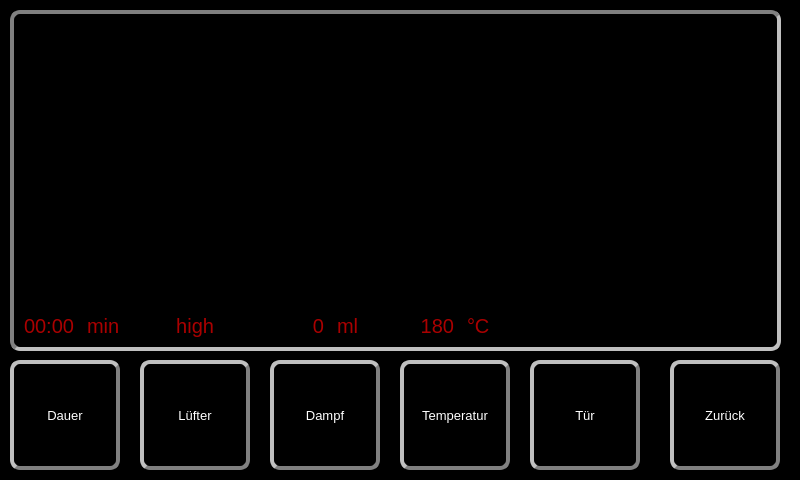
<?xml version="1.0" encoding="UTF-8"?>
<ui version="4.0">
 <class>MainWindow</class>
 <widget class="QMainWindow" name="MainWindow">
  <property name="geometry">
   <rect>
    <x>0</x>
    <y>0</y>
    <width>800</width>
    <height>480</height>
   </rect>
  </property>
  <property name="windowTitle">
   <string>MainWindow</string>
  </property>
  <property name="styleSheet">
   <string notr="true">QWidget {
border: none;
background: black;
 }
QFrame, QToolTip{
background-color: none;
border-style: inset;
border-width: 4px;
border-color: #808080;
border-radius: 10px;
padding: 2px;
color: #FFFFFF;
text-align: right;
font-size: 50px;
 }
QLabel {
border-style: none;
color: #AA0000;
font-size: 20px;
}
QLabel#lb_is_Temp {color: white;font-size: 100px;}


QProgressBar {
}
QProgressBar::Chunk{
background-color: qradialgradient(cx: 0.5, cy: 0.5, radius: 2	, fx: 0.5, fy: 1.5, stop: 0 rgba(255,30,30,255), stop: 0.2 rgba(255,30,30,255), stop: 0.3 rgba(255,30,30,60));
}

QToolButton{
background-color: qradialgradient(cx: 0.5, cy: 0.5, radius: 2	, fx: 0.5, fy: 1.5, stop: 0 rgba(255,30,30,255), stop: 0.2 rgba(255,30,30,144), stop: 0.3 rgba(255,30,30,32));
border-style: outset;
border-width: 4px;
border-color: #808080;
border-radius: 10px;
padding: 15px;
color: #FFFFFF;
text-align: right;
font-size: 13px;
background-repeat: no-repeat;
background-position: center center;
 }
QToolButton:hover{
background-color: qradialgradient(cx: 0.5, cy: 0.5, radius: 2	, fx: 0.5, fy: 1, stop: 0 rgba(255,30,30,255), stop: 0.2 rgba(255,30,30,144), stop: 0.3 rgba(255,30,30,32));
border-style: inset; }
QToolButton:pressed{
background-color: qradialgradient(cx: 0.5, cy: 0.5, radius: 2	, fx: 0.5, fy: 1, stop: 0 rgba(255,30,30,255), stop: 0.2 rgba(255,30,30,144), stop: 0.3 rgba(255,30,30,32));
border-style: inset;}




</string>
  </property>
  <property name="iconSize">
   <size>
    <width>100</width>
    <height>100</height>
   </size>
  </property>
  <widget class="QWidget" name="centralwidget">
   <widget class="QFrame" name="frame">
    <property name="geometry">
     <rect>
      <x>10</x>
      <y>10</y>
      <width>771</width>
      <height>341</height>
     </rect>
    </property>
    <property name="frameShape">
     <enum>QFrame::StyledPanel</enum>
    </property>
    <property name="frameShadow">
     <enum>QFrame::Raised</enum>
    </property>
    <widget class="QLabel" name="lb_tg_temp">
     <property name="geometry">
      <rect>
       <x>400</x>
       <y>290</y>
       <width>51</width>
       <height>51</height>
      </rect>
     </property>
     <property name="text">
      <string>180</string>
     </property>
     <property name="alignment">
      <set>Qt::AlignRight|Qt::AlignTrailing|Qt::AlignVCenter</set>
     </property>
    </widget>
    <widget class="QLabel" name="lb_tg_durcance">
     <property name="geometry">
      <rect>
       <x>0</x>
       <y>290</y>
       <width>71</width>
       <height>51</height>
      </rect>
     </property>
     <property name="text">
      <string>00:00</string>
     </property>
     <property name="alignment">
      <set>Qt::AlignRight|Qt::AlignTrailing|Qt::AlignVCenter</set>
     </property>
    </widget>
    <widget class="QLabel" name="lb_tg_steam">
     <property name="geometry">
      <rect>
       <x>280</x>
       <y>290</y>
       <width>41</width>
       <height>51</height>
      </rect>
     </property>
     <property name="text">
      <string>0</string>
     </property>
     <property name="alignment">
      <set>Qt::AlignRight|Qt::AlignTrailing|Qt::AlignVCenter</set>
     </property>
    </widget>
    <widget class="QLabel" name="lb_tg_speed">
     <property name="geometry">
      <rect>
       <x>150</x>
       <y>290</y>
       <width>61</width>
       <height>51</height>
      </rect>
     </property>
     <property name="text">
      <string>high</string>
     </property>
     <property name="alignment">
      <set>Qt::AlignRight|Qt::AlignTrailing|Qt::AlignVCenter</set>
     </property>
    </widget>
    <widget class="CircProgress" name="time" native="true">
     <property name="geometry">
      <rect>
       <x>60</x>
       <y>20</y>
       <width>275</width>
       <height>275</height>
      </rect>
     </property>
    </widget>
    <widget class="CircProgress" name="temp" native="true">
     <property name="geometry">
      <rect>
       <x>440</x>
       <y>20</y>
       <width>275</width>
       <height>275</height>
      </rect>
     </property>
    </widget>
    <widget class="QLabel" name="lb_tg_durcance_2">
     <property name="geometry">
      <rect>
       <x>70</x>
       <y>290</y>
       <width>71</width>
       <height>51</height>
      </rect>
     </property>
     <property name="text">
      <string>min</string>
     </property>
     <property name="alignment">
      <set>Qt::AlignLeading|Qt::AlignLeft|Qt::AlignVCenter</set>
     </property>
    </widget>
    <widget class="QLabel" name="lb_tg_durcance_3">
     <property name="geometry">
      <rect>
       <x>320</x>
       <y>290</y>
       <width>71</width>
       <height>51</height>
      </rect>
     </property>
     <property name="text">
      <string>ml</string>
     </property>
     <property name="alignment">
      <set>Qt::AlignLeading|Qt::AlignLeft|Qt::AlignVCenter</set>
     </property>
    </widget>
    <widget class="QLabel" name="lb_tg_durcance_4">
     <property name="geometry">
      <rect>
       <x>450</x>
       <y>290</y>
       <width>71</width>
       <height>51</height>
      </rect>
     </property>
     <property name="text">
      <string>°C</string>
     </property>
     <property name="alignment">
      <set>Qt::AlignLeading|Qt::AlignLeft|Qt::AlignVCenter</set>
     </property>
    </widget>
   </widget>
   <widget class="QToolButton" name="steamButton">
    <property name="geometry">
     <rect>
      <x>270</x>
      <y>360</y>
      <width>110</width>
      <height>110</height>
     </rect>
    </property>
    <property name="styleSheet">
     <string notr="true">QPushButton:hover{
background-color: qradialgradient(cx: 0.5, cy: 0.5, radius: 2	, fx: 0.5, fy: 1, stop: 0 rgba(255,30,30,255), stop: 0.2 rgba(255,30,30,144), stop: 0.3 rgba(255,30,30,32));
border-style: inset; }
QPushButton:pressed{
background-color: qradialgradient(cx: 0.5, cy: 0.5, radius: 2	, fx: 0.5, fy: 1, stop: 0 rgba(255,30,30,255), stop: 0.2 rgba(255,30,30,144), stop: 0.3 rgba(255,30,30,32));
border-style: inset;}
</string>
    </property>
    <property name="text">
     <string>Dampf</string>
    </property>
    <property name="icon">
     <iconset>
      <normaloff>img/steam.png</normaloff>img/steam.png</iconset>
    </property>
    <property name="iconSize">
     <size>
      <width>50</width>
      <height>50</height>
     </size>
    </property>
    <property name="toolButtonStyle">
     <enum>Qt::ToolButtonTextUnderIcon</enum>
    </property>
   </widget>
   <widget class="QToolButton" name="backButton">
    <property name="geometry">
     <rect>
      <x>670</x>
      <y>360</y>
      <width>110</width>
      <height>110</height>
     </rect>
    </property>
    <property name="styleSheet">
     <string notr="true">QPushButton:hover{
background-color: qradialgradient(cx: 0.5, cy: 0.5, radius: 2	, fx: 0.5, fy: 1, stop: 0 rgba(255,30,30,255), stop: 0.2 rgba(255,30,30,144), stop: 0.3 rgba(255,30,30,32));
border-style: inset; }
QPushButton:pressed{
background-color: qradialgradient(cx: 0.5, cy: 0.5, radius: 2	, fx: 0.5, fy: 1, stop: 0 rgba(255,30,30,255), stop: 0.2 rgba(255,30,30,144), stop: 0.3 rgba(255,30,30,32));
border-style: inset;}
</string>
    </property>
    <property name="text">
     <string>Zurück</string>
    </property>
    <property name="iconSize">
     <size>
      <width>50</width>
      <height>50</height>
     </size>
    </property>
    <property name="toolButtonStyle">
     <enum>Qt::ToolButtonTextUnderIcon</enum>
    </property>
   </widget>
   <widget class="QToolButton" name="speedButton">
    <property name="geometry">
     <rect>
      <x>140</x>
      <y>360</y>
      <width>110</width>
      <height>110</height>
     </rect>
    </property>
    <property name="styleSheet">
     <string notr="true">QPushButton:hover{
background-color: qradialgradient(cx: 0.5, cy: 0.5, radius: 2	, fx: 0.5, fy: 1, stop: 0 rgba(255,30,30,255), stop: 0.2 rgba(255,30,30,144), stop: 0.3 rgba(255,30,30,32));
border-style: inset; }
QPushButton:pressed{
background-color: qradialgradient(cx: 0.5, cy: 0.5, radius: 2	, fx: 0.5, fy: 1, stop: 0 rgba(255,30,30,255), stop: 0.2 rgba(255,30,30,144), stop: 0.3 rgba(255,30,30,32));
border-style: inset;}
</string>
    </property>
    <property name="text">
     <string>Lüfter</string>
    </property>
    <property name="icon">
     <iconset>
      <normaloff>img/speed.png</normaloff>img/speed.png</iconset>
    </property>
    <property name="iconSize">
     <size>
      <width>50</width>
      <height>50</height>
     </size>
    </property>
    <property name="toolButtonStyle">
     <enum>Qt::ToolButtonTextUnderIcon</enum>
    </property>
   </widget>
   <widget class="QToolButton" name="timeButton">
    <property name="geometry">
     <rect>
      <x>10</x>
      <y>360</y>
      <width>110</width>
      <height>110</height>
     </rect>
    </property>
    <property name="styleSheet">
     <string notr="true">QPushButton:hover{
background-color: qradialgradient(cx: 0.5, cy: 0.5, radius: 2	, fx: 0.5, fy: 1, stop: 0 rgba(255,30,30,255), stop: 0.2 rgba(255,30,30,144), stop: 0.3 rgba(255,30,30,32));
border-style: inset; }
QPushButton:pressed{
background-color: qradialgradient(cx: 0.5, cy: 0.5, radius: 2	, fx: 0.5, fy: 1, stop: 0 rgba(255,30,30,255), stop: 0.2 rgba(255,30,30,144), stop: 0.3 rgba(255,30,30,32));
border-style: inset;}
</string>
    </property>
    <property name="text">
     <string>Dauer</string>
    </property>
    <property name="icon">
     <iconset>
      <normaloff>img/zeit.png</normaloff>img/zeit.png</iconset>
    </property>
    <property name="iconSize">
     <size>
      <width>50</width>
      <height>50</height>
     </size>
    </property>
    <property name="toolButtonStyle">
     <enum>Qt::ToolButtonTextUnderIcon</enum>
    </property>
   </widget>
   <widget class="QToolButton" name="doorButton">
    <property name="geometry">
     <rect>
      <x>530</x>
      <y>360</y>
      <width>110</width>
      <height>110</height>
     </rect>
    </property>
    <property name="styleSheet">
     <string notr="true">QPushButton:hover{
background-color: qradialgradient(cx: 0.5, cy: 0.5, radius: 2	, fx: 0.5, fy: 1, stop: 0 rgba(255,30,30,255), stop: 0.2 rgba(255,30,30,144), stop: 0.3 rgba(255,30,30,32));
border-style: inset; }
QPushButton:pressed{
background-color: qradialgradient(cx: 0.5, cy: 0.5, radius: 2	, fx: 0.5, fy: 1, stop: 0 rgba(255,30,30,255), stop: 0.2 rgba(255,30,30,144), stop: 0.3 rgba(255,30,30,32));
border-style: inset;}
</string>
    </property>
    <property name="text">
     <string>Tür</string>
    </property>
    <property name="icon">
     <iconset>
      <normaloff>img/door.png</normaloff>img/door.png</iconset>
    </property>
    <property name="iconSize">
     <size>
      <width>50</width>
      <height>50</height>
     </size>
    </property>
    <property name="toolButtonStyle">
     <enum>Qt::ToolButtonTextUnderIcon</enum>
    </property>
   </widget>
   <widget class="QToolButton" name="tempButton">
    <property name="geometry">
     <rect>
      <x>400</x>
      <y>360</y>
      <width>110</width>
      <height>110</height>
     </rect>
    </property>
    <property name="styleSheet">
     <string notr="true">QPushButton:hover{
background-color: qradialgradient(cx: 0.5, cy: 0.5, radius: 2	, fx: 0.5, fy: 1, stop: 0 rgba(255,30,30,255), stop: 0.2 rgba(255,30,30,144), stop: 0.3 rgba(255,30,30,32));
border-style: inset; }
QPushButton:pressed{
background-color: qradialgradient(cx: 0.5, cy: 0.5, radius: 2	, fx: 0.5, fy: 1, stop: 0 rgba(255,30,30,255), stop: 0.2 rgba(255,30,30,144), stop: 0.3 rgba(255,30,30,32));
border-style: inset;}
</string>
    </property>
    <property name="text">
     <string>Temperatur</string>
    </property>
    <property name="icon">
     <iconset>
      <normaloff>img/temperature.png</normaloff>img/temperature.png</iconset>
    </property>
    <property name="iconSize">
     <size>
      <width>50</width>
      <height>50</height>
     </size>
    </property>
    <property name="toolButtonStyle">
     <enum>Qt::ToolButtonTextUnderIcon</enum>
    </property>
   </widget>
  </widget>
  <action name="openDialog">
   <property name="text">
    <string>openDialog</string>
   </property>
  </action>
 </widget>
 <customwidgets>
  <customwidget>
   <class>CircProgress</class>
   <extends>QWidget</extends>
   <header>CircProgress</header>
   <container>1</container>
  </customwidget>
 </customwidgets>
 <resources>
  <include location="ofen.qrc"/>
 </resources>
 <connections>
  <connection>
   <sender>backButton</sender>
   <signal>clicked()</signal>
   <receiver>MainWindow</receiver>
   <slot>close()</slot>
   <hints>
    <hint type="sourcelabel">
     <x>724</x>
     <y>414</y>
    </hint>
    <hint type="destinationlabel">
     <x>399</x>
     <y>239</y>
    </hint>
   </hints>
  </connection>
 </connections>
</ui>
